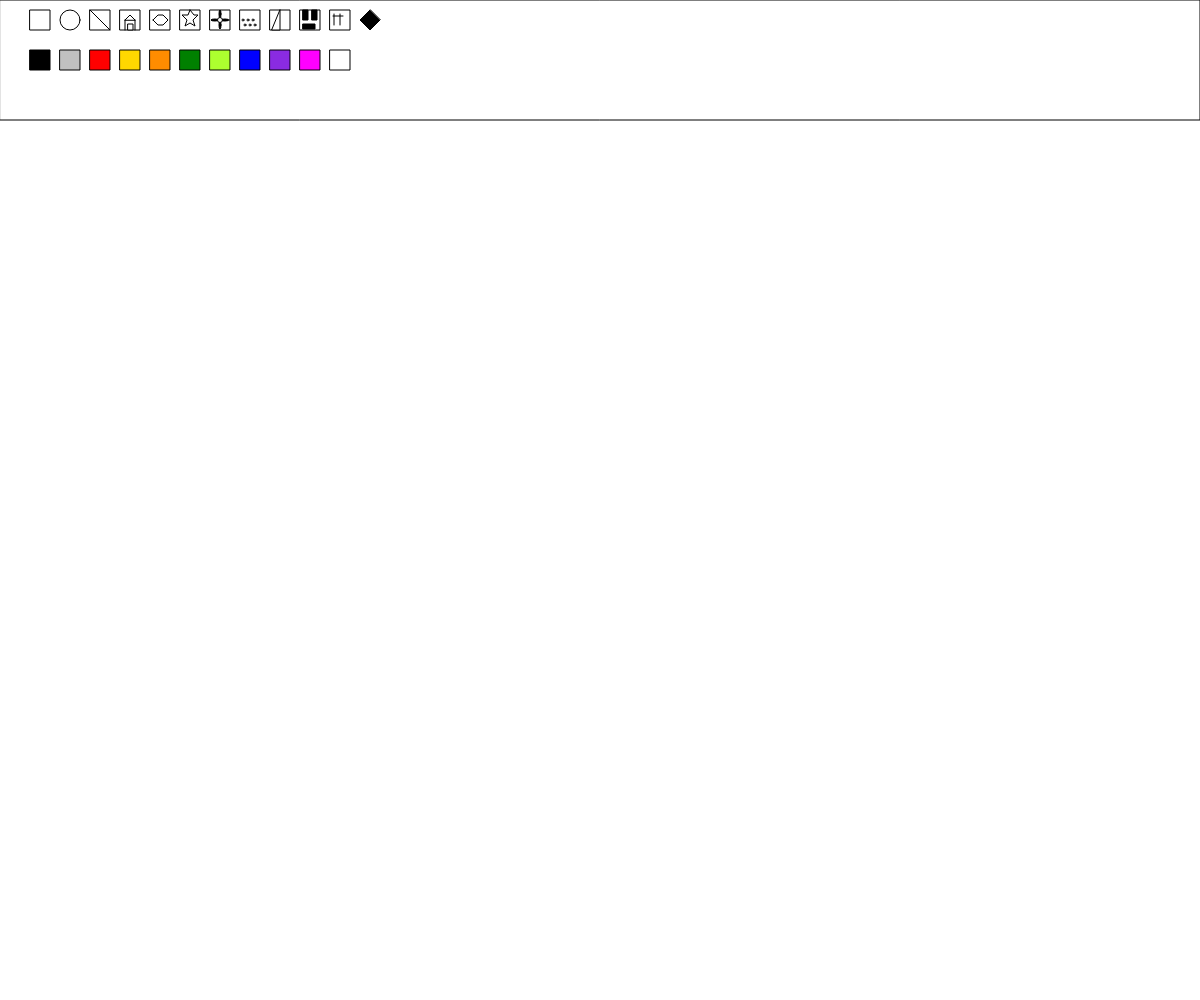
Frame 1 (no input)
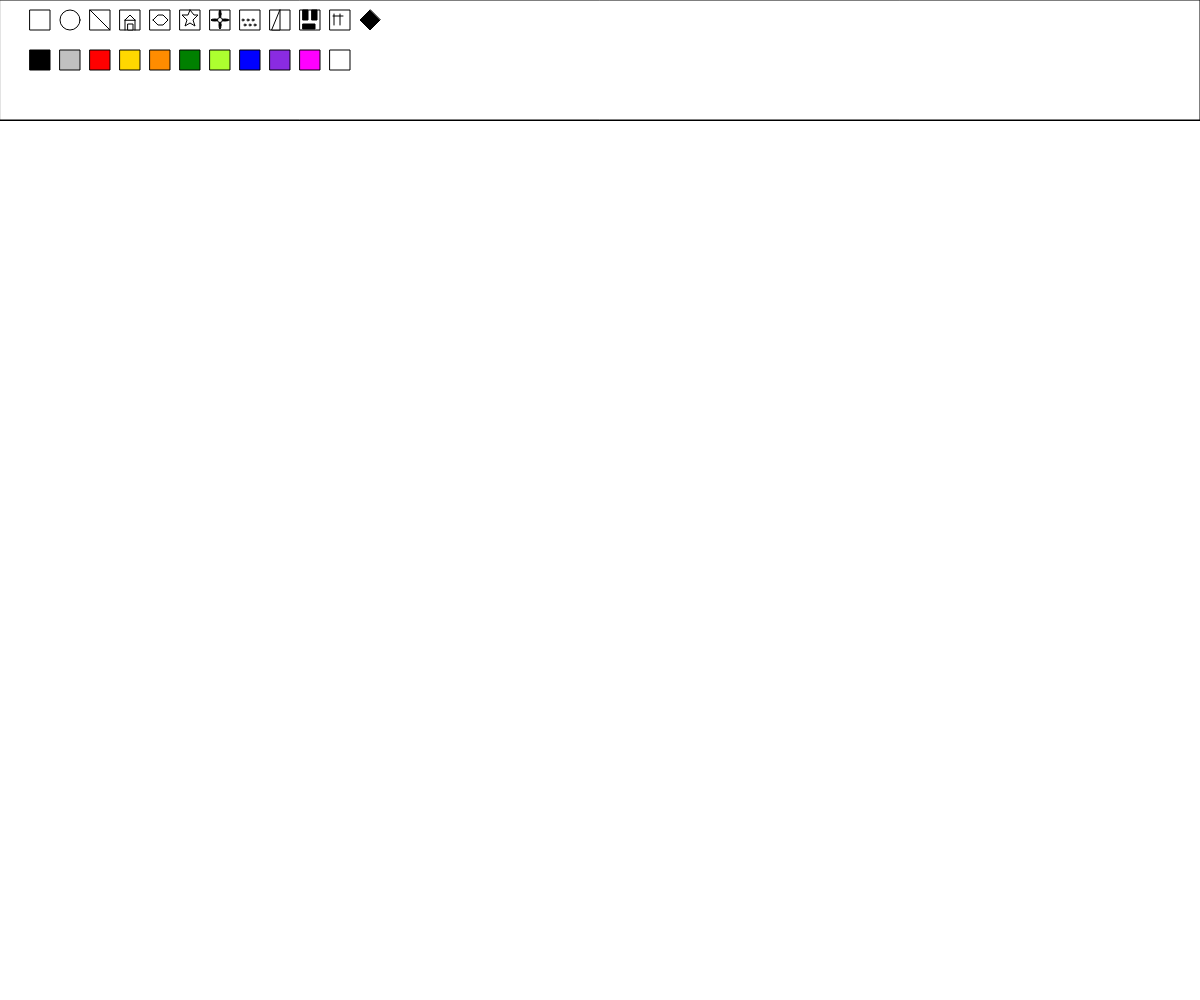
Frame 60 (no input)
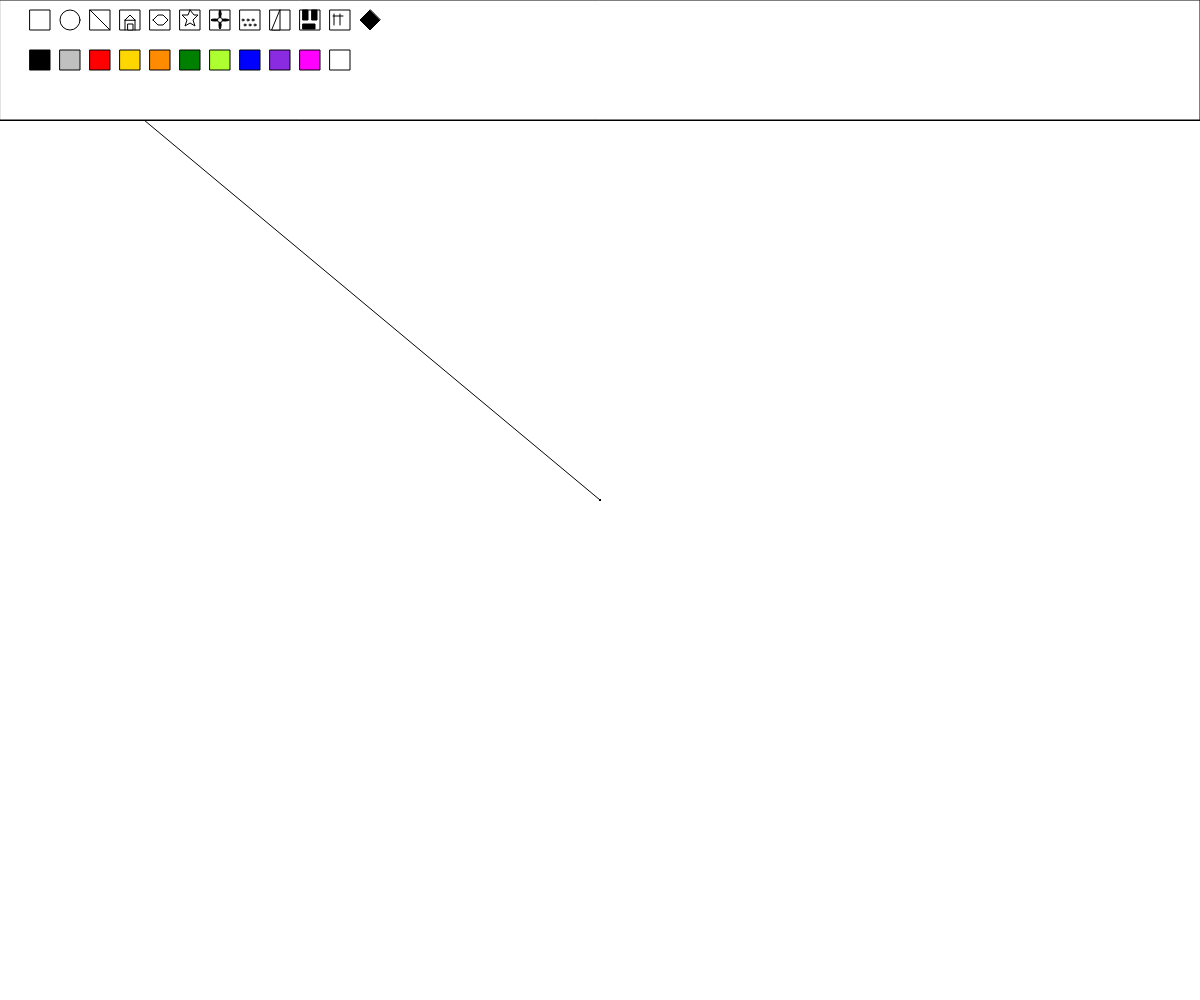
Frame 120 (the mouse pressed at the canvas centre since frame 60)

The p5.js sketch that drew these frames (run headless with seeded random() and noise() and a simulated clock; from frame 60 on, the mouse is pressed at the canvas centre):

// p5.js sketch
// ── sketch.js
// botón herramienta dibujo
var posXbot1 = 30;
var posYbot1 = 10;
var tambot1 = 20;

var posXbot2 = 70
var posYbot2 = 20
var tambot2 = 20

var posXbot3 = 90
var posYbot3 = 10
var tambot3 = 20

var posXbot4 = 120
var posYbot4 = 10
var tambot4 = 20

var posXbot5 = 150
var posYbot5 = 10
var tambot5 = 20

var posXbot6 = 180
var posYbot6 = 10
var tambot6 = 20

var posXbot7 = 210
var posYbot7 = 10
var tambot7 = 20

var posXbot8 = 240
var posYbot8 = 10
var tambot8 = 20

var posXbot9 = 270
var posYbot9 = 10
var tambot9 = 20

var posXbot10 = 300
var posYbot10 = 10
var tambot10 = 20

var posXbot11 = 330
var posYbot11 = 10
var tambot11 = 20

var posXbot12 = 370
var posYbot12 = 10
var posX1bot12 = 360
var posY1bot12 = 20
var posX2bot12 = 370
var posY2bot12 = 30
var posX3bot12 = 380
var posY3bot12 = 20

//botón colores

var posXbotcol1 = 30
var posYbotcol1 = 50
var tambotcol1 = 20

var posXbotcol2 = 60
var posYbotcol2 = 50
var tambotcol2 = 20

var posXbotcol3 = 90
var posYbotcol3 = 50
var tambotcol3 = 20

var posXbotcol4 = 120
var posYbotcol4 = 50
var tambotcol4 = 20

var posXbotcol5 = 150
var posYbotcol5 = 50
var tambotcol5 = 20

var posXbotcol6 = 180
var posYbotcol6 = 50
var tambotcol6 = 20

var posXbotcol7 = 210
var posYbotcol7 = 50
var tambotcol7 = 20

var posXbotcol8 = 240
var posYbotcol8 = 50
var tambotcol8 = 20

var posXbotcol9 = 270
var posYbotcol9 = 50
var tambotcol9 = 20

var posXbotcol10 = 300
var posYbotcol10 = 50
var tambotcol10 = 20

var posXbotcol11 = 330
var posYbotcol11 = 50
var tambotcol11 = 20

var herramienta = 1
var miColor = 1


function setup() {
  createCanvas(windowWidth, windowHeight);
  background(255);
}

function draw() {

  //caja opciones
  fill(255);
  rect(0, 0, windowWidth, 120);
  //botones herramientas dibujo
  //borrador
  fill(255)
  rect(posXbot1, posYbot1, tambot1, tambot1);
  //circulos
  ellipse(posXbot2, posYbot2, tambot2, tambot2);
  //linea libre
  rect(posXbot3, posYbot3, tambot3, tambot3);
  line(posXbot3, posYbot3, posXbot3 + tambot3, posYbot3 + tambot3)
  //casa
  rect(posXbot4, posYbot4, tambot4, tambot4);
  triangle(posXbot4 + 5, posYbot4 + 10, posXbot4 + 10, posYbot4 + 5, posXbot4 + 15, posYbot4 + 10);
  line(posXbot4 + 5, posYbot4 + 10, posXbot4 + 5, posYbot4 + 20);
  line(posXbot4 + 15, posYbot4 + 10, posXbot4 + 15, posYbot4 + 20);
  rect(posXbot4 + 8, posYbot4 + 14, 5, 6);
  //hexágono
  rect(posXbot5, posYbot5, tambot5, tambot5);
  beginShape();
  vertex(posXbot5 + 3, posYbot5 + 10);
  vertex(posXbot5 + 8, posYbot5 + 5);
  vertex(posXbot5 + 13, posYbot5 + 5);
  vertex(posXbot5 + 18, posYbot5 + 10);
  vertex(posXbot5 + 13, posYbot5 + 15);
  vertex(posXbot5 + 8, posYbot5 + 15);
  vertex(posXbot5 + 3, posYbot5 + 10);
  endShape();
  //estrella
  rect(posXbot6, posYbot6, tambot6, tambot6);
  beginShape();
  vertex(posXbot6 + 10, posYbot6);
  vertex(posXbot6 + 14, posYbot6 + 5);
  vertex(posXbot6 + 18, posYbot6 + 5);
  vertex(posXbot6 + 13, posYbot6 + 10);
  vertex(posXbot6 + 15, posYbot6 + 16);
  vertex(posXbot6 + 10, posYbot6 + 13);
  vertex(posXbot6 + 5, posYbot6 + 16);
  vertex(posXbot6 + 7, posYbot6 + 10);
  vertex(posXbot6 + 2, posYbot6 + 5);
  vertex(posXbot6 + 8, posYbot6 + 5);
  vertex(posXbot6 + 10, posYbot6);
  endShape();
  //flor
  rect(posXbot7, posYbot7, tambot7, tambot7);
  fill(0);
  ellipse(posXbot7 + 10, posYbot7 + 4, 2, 8);
  ellipse(posXbot7 + 10, posYbot7 + 15, 2, 8);
  ellipse(posXbot7 + 5, posYbot7 + 10, 8, 2);
  ellipse(posXbot7 + 15, posYbot7 + 10, 8, 2);
  fill(255);
  ellipse(posXbot7 + 10, posYbot7 + 10, 5, 5)
  //puntos
  rect(posXbot8, posYbot8, tambot8, tambot8);
  ellipse(posXbot8 + 3, posYbot8 + 10, 2, 2);
  ellipse(posXbot8 + 8, posYbot8 + 10, 2, 2);
  ellipse(posXbot8 + 13, posYbot8 + 10, 2, 2);
  ellipse(posXbot8 + 5, posYbot8 + 15, 2, 2);
  ellipse(posXbot8 + 10, posYbot8 + 15, 2, 2);
  ellipse(posXbot8 + 15, posYbot8 + 15, 2, 2);
  //triangulo
  rect(posXbot9, posYbot9, tambot9, tambot9);
  triangle(posXbot9 + 2, posYbot9 + 20, posXbot9 + 10, posYbot9 + 20, posXbot9 + 10, posYbot9);
  //cara
  rect(posXbot10, posYbot10, tambot10, tambot10);
  fill(0);
    rect(posXbot10+3, posYbot10, 5, 10);
      rect(posXbot10+12, posYbot10, 5, 10);
      rect(posXbot10+3, posYbot10+14, 12, 5);
  //lineas 2
  fill(255);
  rect(posXbot11, posYbot11, tambot11, tambot11);
  line(posXbot11+3, posYbot11+6, posXbot11 + 13, posYbot3 + 6);
  line(posXbot11+4, posYbot11+4, posXbot11+4, posYbot3 + 15);
  line(posXbot11+10, posYbot11+4, posXbot11+10, posYbot3 + 15);
  //rombo
  fill(0);
  quad(posXbot12, posYbot12, posX1bot12, posY1bot12, posX2bot12, posY2bot12,
    posX3bot12, posY3bot12);

  //botones colores
  fill('black');
  rect(posXbotcol1, posYbotcol1, tambotcol1, tambotcol1);
  fill('silver');
  rect(posXbotcol2, posYbotcol2, tambotcol2, tambotcol2);
  fill('red');
  rect(posXbotcol3, posYbotcol3, tambotcol3, tambotcol3);
  fill('gold');
  rect(posXbotcol4, posYbotcol4, tambotcol4, tambotcol4);
  fill('Darkorange');
  rect(posXbotcol5, posYbotcol5, tambotcol5, tambotcol5);
  fill('green');
  rect(posXbotcol6, posYbotcol6, tambotcol6, tambotcol6);
  fill('greenyellow');
  rect(posXbotcol7, posYbotcol7, tambotcol7, tambotcol7);
  fill('blue');
  rect(posXbotcol8, posYbotcol8, tambotcol8, tambotcol8);
  fill('blueviolet');
  rect(posXbotcol9, posYbotcol9, tambotcol9, tambotcol9);
  fill('fuchsia');
  rect(posXbotcol10, posYbotcol10, tambotcol10, tambotcol10);
  fill(255);
  rect(posXbotcol11, posYbotcol11, tambotcol11, tambotcol11);

  //colores
  if (mouseIsPressed == true) {
    if (miColor == 1) {
      fill('black');

    }
    if (miColor == 2) {
      fill('silver');

    }
    if (miColor == 3) {
      fill('red');

    }
    if (miColor == 4) {
      fill('gold');

    }
    if (miColor == 5) {
      fill('Darkorange');
    }
    if (miColor == 6) {
      fill('green');
    }
    if (miColor == 7) {
      fill('greenyellow');
    }
    if (miColor == 8) {
      fill('blue');
    }
    if (miColor == 9) {
      fill('blueviolet');
    }
    if (miColor == 10) {
      fill('fuchsia');
    }
    if (miColor == 11) {
      fill(255);
    }
  }

  //herramientas de dibujo
  if (mouseIsPressed == true) {
    if (herramienta == 1) {
      line(pmouseX, pmouseY, mouseX, mouseY);
    }
    if (herramienta == 2) {
      noStroke();
      ellipse(mouseX, mouseY, 30, 30);
      stroke(0, 0, 0);
    }
    if (herramienta == 3) {
      triangle(mouseX, mouseY, mouseX + 30, mouseY - 30, mouseX + 60, mouseY);
      line(mouseX + 60, mouseY, mouseX + 60, mouseY + 60);
      line(mouseX + 60, mouseY + 60, mouseX, mouseY + 60);
      line(mouseX, mouseY + 60, mouseX + 60, mouseY + 60);
      line(mouseX, mouseY + 60, mouseX, mouseY);
      rect(mouseX + 20, mouseY + 30, 20, 30);

    }
    if (herramienta == 4) {
      noStroke();
      beginShape();
      vertex(mouseX, mouseY);
      vertex(mouseX + 40, mouseY);
      vertex(mouseX + 60, mouseY + 20);
      vertex(mouseX + 40, mouseY + 40);
      vertex(mouseX, mouseY + 40);
      vertex(mouseX - 20, mouseY + 20);
      vertex(mouseX, mouseY);
      endShape();
      stroke(0, 0, 0);
    }
    if (herramienta == 5) {
      noStroke();
      beginShape();
      vertex(mouseX, mouseY);
      vertex(mouseX + 10, mouseY + 20);
      vertex(mouseX + 30, mouseY + 20);
      vertex(mouseX + 15, mouseY + 40);
      vertex(mouseX + 25, mouseY + 60);
      vertex(mouseX, mouseY + 50);
      vertex(mouseX - 25, mouseY + 60);
      vertex(mouseX - 15, mouseY + 40);
      vertex(mouseX - 30, mouseY + 20);
      vertex(mouseX - 10, mouseY + 20);
      vertex(mouseX, mouseY);
      endShape();
      stroke(0, 0, 0);
    }
    if (herramienta == 6) {
      ellipse(mouseX + 30, mouseY, 60, 30);
      ellipse(mouseX, mouseY + 30, 30, 60);
      ellipse(mouseX, mouseY - 30, 30, 60);
      ellipse(mouseX - 30, mouseY, 60, 30);
      fill('gold');
      ellipse(mouseX, mouseY, 30, 30);


    }
    if (herramienta == 7) {
      noStroke();
      ellipse(mouseX, mouseY, 5, 5);
      ellipse(mouseX + 30, mouseY, 5, 5);
      ellipse(mouseX + 60, mouseY, 5, 5);
      ellipse(mouseX + 90, mouseY, 5, 5);
      ellipse(mouseX + 15, mouseY + 30, 5, 5);
      ellipse(mouseX + 45, mouseY + 30, 5, 5);
      ellipse(mouseX + 75, mouseY + 30, 5, 5);
      stroke(0, 0, 0);
    }
    if (herramienta == 8) {
      noStroke();
      triangle(mouseX, mouseY, mouseX + 50, mouseY - 50, mouseX + 50, mouseY);
      stroke(0, 0, 0);
    }
    if (herramienta == 9) {
      noStroke();
      rect(mouseX, mouseY, 10, 30);
      rect(mouseX + 20, mouseY, 10, 30);
      rect(mouseX - 10, mouseY + 40, 50, 10);
      arc(mouseX + 15, mouseY - 10, 78, 73, PI, TWO_PI);
      arc(mouseX - 20, mouseY - 20, 78, 73, HALF_PI, TWO_PI);
      arc(mouseX + 50, mouseY - 20, 78, 73, PI, HALF_PI);
      stroke(0, 0, 0);
    }
    if (herramienta == 10) {
      line (mouseX,mouseY, 100,400);
      line(mouseX, mouseY, 450,220);
      line(mouseX, mouseY, 400,200);
    	line (mouseX,mouseY, 320,500);  
          
    }
    if (herramienta == 11) {
      noStroke();
      beginShape();
      vertex(mouseX, mouseY);
      vertex(mouseX + 15, mouseY + 20);
      vertex(mouseX, mouseY + 40);
      vertex(mouseX - 15, mouseY + 20);
      endShape();
      stroke(0, 0, 0);
    }

    //definición función herramienta en botones 
    if (mouseIsPressed == true) {
      if (mouseX > posXbot1 && mouseX < posXbot1 + tambot1 && mouseY > posYbot1 && mouseY < posYbot1 + tambot1) {
        background(255);
      }
      if (mouseX > posXbot2 && mouseX < posXbot2 + tambot2 && mouseY > posYbot2 && mouseY < posYbot2 + tambot2) {
        herramienta = 2;
      }
      if (mouseX > posXbot3 && mouseX < posXbot3 + tambot3 && mouseY > posYbot3 && mouseY < posYbot3 + tambot3) {
        herramienta = 1;
      }

      if (mouseX > posXbot4 && mouseX < posXbot4 + tambot4 && mouseY > posYbot4 && mouseY < posYbot4 + tambot4) {
        herramienta = 3;
      }

      if (mouseX > posXbot5 && mouseX < posXbot5 + tambot5 && mouseY > posYbot5 && mouseY < posYbot5 + tambot5) {
        herramienta = 4;
      }

      if (mouseX > posXbot6 && mouseX < posXbot6 + tambot6 && mouseY > posYbot6 && mouseY < posYbot6 + tambot6) {
        herramienta = 5;
      }

      if (mouseX > posXbot7 && mouseX < posXbot7 + tambot7 && mouseY > posYbot7 && mouseY < posYbot7 + tambot7) {
        herramienta = 6;
      }

      if (mouseX > posXbot8 && mouseX < posXbot8 + tambot8 && mouseY > posYbot8 && mouseY < posYbot8 + tambot8) {
        herramienta = 7;
      }

      if (mouseX > posXbot9 && mouseX < posXbot9 + tambot9 && mouseY > posYbot9 && mouseY < posYbot9 + tambot9) {
        herramienta = 8;
      }

      if (mouseX > posXbot10 && mouseX < posXbot10 + tambot10 && mouseY > posYbot10 && mouseY < posYbot10 + tambot10) {
        herramienta = 9;
      }

      if (mouseX > posXbot11 && mouseX < posXbot11 + tambot11 && mouseY > posYbot11 && mouseY < posYbot11 + tambot11) {
        herramienta = 10;
      }
      if (mouseX > posXbot12 && mouseX < posXbot12 + 10 && mouseY > posYbot12 && mouseY < posYbot12 + 20) {
        herramienta = 11;
      }

    }

    //definición colores en botones 

    if (mouseIsPressed == true) {
      if (mouseX > posXbotcol1 && mouseX < posXbotcol1 + tambotcol1 && mouseY > posYbotcol1 && mouseY < posYbotcol1 + tambotcol1) {
        miColor = 1;
      }
      if (mouseX > posXbotcol2 && mouseX < posXbotcol2 + tambotcol2 && mouseY > posYbotcol2 && mouseY < posYbotcol2 + tambotcol2) {
        miColor = 2;
      }
      if (mouseX > posXbotcol3 && mouseX < posXbotcol3 + tambotcol3 && mouseY > posYbotcol3 && mouseY < posYbotcol3 + tambotcol3) {
        miColor = 3;
      }
      if (mouseX > posXbotcol4 && mouseX < posXbotcol4 + tambotcol4 && mouseY > posYbotcol4 && mouseY < posYbotcol4 + tambotcol4) {
        miColor = 4;
      }

      if (mouseX > posXbotcol5 && mouseX < posXbotcol5 + tambotcol5 && mouseY > posYbotcol5 && mouseY < posYbotcol5 + tambotcol5) {
        miColor = 5;
      }

      if (mouseX > posXbotcol6 && mouseX < posXbotcol6 + tambotcol6 && mouseY > posYbotcol6 && mouseY < posYbotcol6 + tambotcol6) {
        miColor = 6;
      }

      if (mouseX > posXbotcol7 && mouseX < posXbotcol7 + tambotcol7 && mouseY > posYbotcol7 && mouseY < posYbotcol7 + tambotcol7) {
        miColor = 7;
      }
      if (mouseX > posXbotcol8 && mouseX < posXbotcol8 + tambotcol8 && mouseY > posYbotcol8 && mouseY < posYbotcol8 + tambotcol8) {
        miColor = 8;
      }

      if (mouseX > posXbotcol9 && mouseX < posXbotcol9 + tambotcol9 && mouseY > posYbotcol9 && mouseY < posYbotcol9 + tambotcol9) {
        miColor = 9;
      }

      if (mouseX > posXbotcol10 && mouseX < posXbotcol10 + tambotcol10 && mouseY > posYbotcol10 && mouseY < posYbotcol10 + tambotcol10) {
        miColor = 10;
      }

      if (mouseX > posXbotcol11 && mouseX < posXbotcol11 + tambotcol11 && mouseY > posYbotcol11 && mouseY < posYbotcol11 + tambotcol11) {
        miColor = 11;
      }
    }

  }
}
